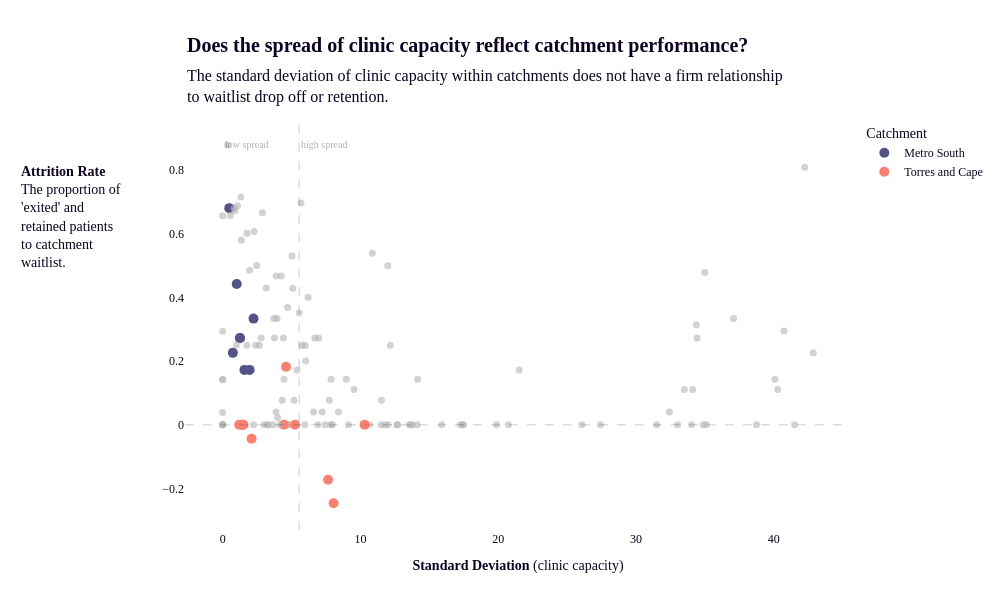

Source (notebook cell):
### Markdown cell above
## Reporting Steps

### Code cell
# list visualisations were using in the report
import plotly.graph_objects as go

fig1 
fig2 
fig3 
fig4 
fig5

### Figure 1 — Plotly figure (JSON) as saved in the notebook; plotly's stock layout.template omitted (floating-point values rounded to 4 significant figures)
{"data": [{"hovertemplate": "<b>Cairns and Hinterland</b><br>Quarter: %{text}<br>SD: %{x:.1f}<br>Exit: %{y}<extra></extra>", "marker": {"color": "rgba(180, 180, 180, 0.6)", "size": 7}, "mode": "markers", "name": "Cairns and Hinterland", "showlegend": false, "text": ["2023-04-01", "2023-07-01", "2023-10-01", "2024-01-01", "2024-04-01", "2024-07-01", "2024-10-01", "2025-01-01", "2025-04-01"], "type": "scatter", "x": [31.5, 38.75, 42.87, 34.87, 41.51, 27.42, 40.08, 37.08, 40.74], "y": [0, 0, 0.2258, 0, 0, 0, 0.1429, 0.3334, 0.2941]}, {"hovertemplate": "<b>Central Queensland</b><br>Quarter: %{text}<br>SD: %{x:.1f}<br>Exit: %{y}<extra></extra>", "marker": {"color": "rgba(180, 180, 180, 0.6)", "size": 7}, "mode": "markers", "name": "Central Queensland", "showlegend": false, "text": ["2023-04-01", "2023-07-01", "2023-10-01", "2024-01-01", "2024-04-01", "2024-07-01", "2024-10-01", "2025-01-01", "2025-04-01"], "type": "scatter", "x": [4.82, 3.01, 32.42, 7.45, 4.78, 9.13, 2.24, 6.92, 5.3], "y": [0, 0, 0.04001, 0, 0, 0, 0, 0, 0]}, {"hovertemplate": "<b>Central West</b><br>Quarter: %{text}<br>SD: %{x:.1f}<br>Exit: %{y}<extra></extra>", "marker": {"color": "rgba(180, 180, 180, 0.6)", "size": 7}, "mode": "markers", "name": "Central West", "showlegend": false, "text": ["2023-04-01", "2023-07-01", "2023-10-01", "2024-01-01", "2024-04-01", "2024-07-01", "2024-10-01", "2025-01-01", "2025-04-01"], "type": "scatter", "x": [0, 0, 0, 0, 0, 0, 0, 0, 0], "y": [0, 0.1426, 0.1424, 0.6565, 0.03862, 0, 0, 0, 0.2939]}, {"hovertemplate": "<b>Darling Downs</b><br>Quarter: %{text}<br>SD: %{x:.1f}<br>Exit: %{y}<extra></extra>", "marker": {"color": "rgba(180, 180, 180, 0.6)", "size": 7}, "mode": "markers", "name": "Darling Downs", "showlegend": false, "text": ["2023-04-01", "2023-07-01", "2023-10-01", "2024-01-01", "2024-04-01", "2024-07-01", "2024-10-01", "2025-01-01", "2025-04-01"], "type": "scatter", "x": [11.53, 7.74, 6.97, 7.22, 5.09, 6.69, 6.2, 10.86, 5.03], "y": [0.07692, 0.0769, 0.2727, 0.04, 0.4286, 0.2727, 0.4, 0.5385, 0.5295]}, {"hovertemplate": "<b>Gold Coast</b><br>Quarter: %{text}<br>SD: %{x:.1f}<br>Exit: %{y}<extra></extra>", "marker": {"color": "rgba(180, 180, 180, 0.6)", "size": 7}, "mode": "markers", "name": "Gold Coast", "showlegend": false, "text": ["2023-04-01", "2023-07-01", "2023-10-01", "2024-01-01", "2024-04-01", "2024-07-01", "2024-10-01", "2025-01-01", "2025-04-01"], "type": "scatter", "x": [4.32, 3.29, 8.4, 9.53, 12.17, 7.87, 6.03, 2.67, 3.26], "y": [0.07689, 0, 0.04001, 0.1112, 0.25, 0.1429, 0.2, 0.25, 0]}, {"hovertemplate": "<b>Mackay</b><br>Quarter: %{text}<br>SD: %{x:.1f}<br>Exit: %{y}<extra></extra>", "marker": {"color": "rgba(180, 180, 180, 0.6)", "size": 7}, "mode": "markers", "name": "Mackay", "showlegend": false, "text": ["2023-04-01", "2023-07-01", "2023-10-01", "2024-01-01", "2024-04-01", "2024-07-01", "2024-10-01", "2025-01-01", "2025-04-01"], "type": "scatter", "x": [20.73, 19.88, 11.98, 7.85, 17.42, 11.79, 14.12, 15.9, 4.41], "y": [0, 0, 0.499, 0, 0, 0, 0, 0, 0.2728]}, {"hovertemplate": "<b>Metro North</b><br>Quarter: %{text}<br>SD: %{x:.1f}<br>Exit: %{y}<extra></extra>", "marker": {"color": "rgba(180, 180, 180, 0.6)", "size": 7}, "mode": "markers", "name": "Metro North", "showlegend": false, "text": ["2023-04-01", "2023-07-01", "2023-10-01", "2024-01-01", "2024-04-01", "2024-07-01", "2024-10-01", "2025-01-01", "2025-04-01"], "type": "scatter", "x": [26.07, 13.76, 34.11, 34.03, 35.1, 40.29, 42.24, 5.69, 2.79], "y": [0, 0, 0.1111, 0, 0, 0.1111, 0.808, 0.6962, 0.2727]}, {"hovertemplate": "<b>Metro South</b><br>Quarter: %{text}<br>SD: %{x:.1f}<br>Exit: %{y}<extra></extra>", "marker": {"color": "rgba(83, 83, 135, 1)", "size": 10}, "mode": "markers", "name": "Metro South", "showlegend": true, "text": ["2023-04-01", "2023-07-01", "2023-10-01", "2024-01-01", "2024-04-01", "2024-07-01", "2024-10-01", "2025-01-01", "2025-04-01"], "type": "scatter", "x": [1.41, 0.74, 1.02, 1.26, 2.24, 1.58, 1.95, 1.25, 0.48], "y": [0, 0.2258, 0.4419, 0.2727, 0.3333, 0.1724, 0.1724, 0.2727, 0.6799]}, {"hovertemplate": "<b>North West</b><br>Quarter: %{text}<br>SD: %{x:.1f}<br>Exit: %{y}<extra></extra>", "marker": {"color": "rgba(180, 180, 180, 0.6)", "size": 7}, "mode": "markers", "name": "North West", "showlegend": false, "text": ["2023-04-01", "2023-07-01", "2023-10-01", "2024-01-01", "2024-04-01", "2024-07-01", "2024-10-01", "2025-01-01", "2025-04-01"], "type": "scatter", "x": [1.96, 3.16, 2.89, 4, 12, 17.25, 0.55, 6.6, 6], "y": [0.4852, 0.4294, 0.6652, 0.02222, 0, 0, 0.657, 0.04065, 0.2492]}, {"hovertemplate": "<b>South West</b><br>Quarter: %{text}<br>SD: %{x:.1f}<br>Exit: %{y}<extra></extra>", "marker": {"color": "rgba(180, 180, 180, 0.6)", "size": 7}, "mode": "markers", "name": "South West", "showlegend": false, "text": ["2023-04-01", "2023-07-01", "2023-10-01", "2024-01-01", "2024-04-01", "2024-07-01", "2024-10-01", "2025-01-01", "2025-04-01"], "type": "scatter", "x": [17.48, 12.66, 13.55, 11.5, 7.96, 12.69, 10.33, 10.66, 13.65], "y": [0, 0, 0, 0, 0, 0, 0, 0, 0]}, {"hovertemplate": "<b>Sunshine Coast</b><br>Quarter: %{text}<br>SD: %{x:.1f}<br>Exit: %{y}<extra></extra>", "marker": {"color": "rgba(180, 180, 180, 0.6)", "size": 7}, "mode": "markers", "name": "Sunshine Coast", "showlegend": false, "text": ["2023-04-01", "2023-07-01", "2023-10-01", "2024-01-01", "2024-04-01", "2024-07-01", "2024-10-01", "2025-01-01", "2025-04-01"], "type": "scatter", "x": [0.84, 33.02, 33.51, 34.38, 0.88, 0.99, 1.65, 34.43, 34.99], "y": [0.68, 0, 0.111, 0.3143, 0.6711, 0.25, 0, 0.2727, 0.4778]}, {"hovertemplate": "<b>Torres and Cape</b><br>Quarter: %{text}<br>SD: %{x:.1f}<br>Exit: %{y}<extra></extra>", "marker": {"color": "rgba(250, 128, 114, 1)", "size": 10}, "mode": "markers", "name": "Torres and Cape", "showlegend": true, "text": ["2023-04-01", "2023-07-01", "2023-10-01", "2024-01-01", "2024-04-01", "2024-07-01", "2024-10-01", "2025-01-01", "2025-04-01"], "type": "scatter", "x": [1.5, 1.2, 2.1, 4.45, 5.25, 8.05, 4.6, 7.65, 10.3], "y": [0, 0, -0.04364, 0, 0, -0.2461, 0.1819, -0.1725, 0]}, {"hovertemplate": "<b>Townsville</b><br>Quarter: %{text}<br>SD: %{x:.1f}<br>Exit: %{y}<extra></extra>", "marker": {"color": "rgba(180, 180, 180, 0.6)", "size": 7}, "mode": "markers", "name": "Townsville", "showlegend": false, "text": ["2023-04-01", "2023-07-01", "2023-10-01", "2024-01-01", "2024-04-01", "2024-07-01", "2024-10-01", "2025-01-01", "2025-04-01"], "type": "scatter", "x": [5.39, 8.97, 5.97, 14.15, 21.52, 3.87, 5.76, 4.13, 5.55], "y": [0.1723, 0.143, 0, 0.1429, 0.1724, 0.03995, 0.2499, 0, 0.3513]}, {"hovertemplate": "<b>West Moreton</b><br>Quarter: %{text}<br>SD: %{x:.1f}<br>Exit: %{y}<extra></extra>", "marker": {"color": "rgba(180, 180, 180, 0.6)", "size": 7}, "mode": "markers", "name": "West Moreton", "showlegend": false, "text": ["2023-04-01", "2023-07-01", "2023-10-01", "2024-01-01", "2024-04-01", "2024-07-01", "2024-10-01", "2025-01-01", "2025-04-01"], "type": "scatter", "x": [1.35, 3.72, 0.35, 2.47, 1.07, 4.45, 2.28, 1.32, 1.76], "y": [0.5789, 0.3333, 0.8785, 0.4997, 0.6874, 0.1429, 0.6068, 0.7148, 0.6013]}, {"hovertemplate": "<b>Wide Bay</b><br>Quarter: %{text}<br>SD: %{x:.1f}<br>Exit: %{y}<extra></extra>", "marker": {"color": "rgba(180, 180, 180, 0.6)", "size": 7}, "mode": "markers", "name": "Wide Bay", "showlegend": false, "text": ["2023-04-01", "2023-07-01", "2023-10-01", "2024-01-01", "2024-04-01", "2024-07-01", "2024-10-01", "2025-01-01", "2025-04-01"], "type": "scatter", "x": [4.25, 3.76, 4.72, 5.18, 3.95, 3.63, 3.88, 2.4, 1.76], "y": [0.4667, 0.2727, 0.3684, 0.07696, 0.3334, 0, 0.4667, 0.25, 0.25]}], "layout": {"annotations": [{"font": {"color": "rgba(0,0,0,0.3)", "size": 10}, "showarrow": false, "text": "high spread", "x": 5.55, "xanchor": "left", "y": 0.8785}, {"font": {"color": "rgba(0,0,0,0.3)", "size": 10}, "showarrow": false, "text": "low spread", "x": 0, "xanchor": "left", "y": 0.8785}, {"align": "left", "font": {"size": 20}, "showarrow": false, "text": "<b>Does the spread of clinic capacity reflect catchment performance?</b>", "x": 0, "xanchor": "left", "xref": "paper", "y": 1.15, "yanchor": "bottom", "yref": "paper"}, {"align": "left", "font": {"size": 16}, "showarrow": false, "text": "The standard deviation of clinic capacity within catchments does not have a firm relationship <br>to waitlist drop off or retention.", "x": 0, "xanchor": "left", "xref": "paper", "y": 1.03, "yanchor": "bottom", "yref": "paper"}, {"align": "left", "font": {"color": "rgba(13, 2, 33, 1)", "size": 14}, "showarrow": false, "text": "<b>Attrition Rate</b><br>The proportion of <br>'exited' and <br>retained patients <br>to catchment <br>waitlist.", "textangle": 0, "x": -0.25, "xanchor": "left", "xref": "paper", "y": 0.63, "yanchor": "bottom", "yref": "paper"}], "font": {"color": "rgba(13, 2, 33, 1)", "family": "DM Sans"}, "height": 600, "legend": {"title": {"text": "Catchment"}}, "margin": {"b": 70, "l": 185, "r": 50, "t": 120}, "paper_bgcolor": "rgba(255,255,255,1)", "plot_bgcolor": "rgba(255,255,255,1)", "shapes": [{"line": {"color": "rgba(0,0,0,0.2)", "dash": "dash", "width": 1}, "type": "line", "x0": 0, "x1": 1, "xref": "x domain", "y0": 0, "y1": 0, "yref": "y"}, {"line": {"color": "rgba(0,0,0,0.2)", "dash": "dash", "width": 1}, "type": "line", "x0": 5.55, "x1": 5.55, "xref": "x", "y0": 0, "y1": 1, "yref": "y domain"}], "title": {"text": ""}, "width": 1000, "xaxis": {"title": {"text": "<b>Standard Deviation</b> (clinic capacity)"}}, "yaxis": {"title": {"text": ""}}}}
